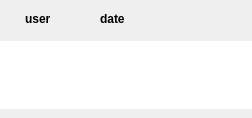
<?xml version="1.0" encoding="UTF-8"?>
<ui version="4.0">
 <class>SoundfontCommentCell</class>
 <widget class="QWidget" name="SoundfontCommentCell">
  <property name="geometry">
   <rect>
    <x>0</x>
    <y>0</y>
    <width>252</width>
    <height>118</height>
   </rect>
  </property>
  <property name="windowTitle">
   <string notr="true">Form</string>
  </property>
  <layout class="QGridLayout" name="gridLayout">
   <property name="leftMargin">
    <number>0</number>
   </property>
   <property name="topMargin">
    <number>0</number>
   </property>
   <property name="rightMargin">
    <number>0</number>
   </property>
   <property name="bottomMargin">
    <number>0</number>
   </property>
   <property name="horizontalSpacing">
    <number>0</number>
   </property>
   <item row="0" column="0" rowspan="2">
    <layout class="QHBoxLayout" name="leftBars"/>
   </item>
   <item row="0" column="1" rowspan="2">
    <layout class="QGridLayout" name="gridLayout_2">
     <property name="topMargin">
      <number>9</number>
     </property>
     <property name="bottomMargin">
      <number>9</number>
     </property>
     <property name="horizontalSpacing">
      <number>9</number>
     </property>
     <property name="verticalSpacing">
      <number>12</number>
     </property>
     <item row="0" column="5">
      <spacer name="horizontalSpacer">
       <property name="orientation">
        <enum>Qt::Horizontal</enum>
       </property>
       <property name="sizeHint" stdset="0">
        <size>
         <width>40</width>
         <height>20</height>
        </size>
       </property>
      </spacer>
     </item>
     <item row="0" column="1">
      <widget class="QLabel" name="labelUser">
       <property name="font">
        <font>
         <weight>75</weight>
         <bold>true</bold>
        </font>
       </property>
       <property name="text">
        <string notr="true">user</string>
       </property>
      </widget>
     </item>
     <item row="0" column="3">
      <widget class="QLabel" name="labelDateIcon">
       <property name="minimumSize">
        <size>
         <width>16</width>
         <height>0</height>
        </size>
       </property>
       <property name="maximumSize">
        <size>
         <width>16</width>
         <height>16777215</height>
        </size>
       </property>
       <property name="text">
        <string/>
       </property>
       <property name="alignment">
        <set>Qt::AlignCenter</set>
       </property>
      </widget>
     </item>
     <item row="0" column="0">
      <widget class="QLabel" name="labelUserIcon">
       <property name="minimumSize">
        <size>
         <width>16</width>
         <height>0</height>
        </size>
       </property>
       <property name="maximumSize">
        <size>
         <width>16</width>
         <height>16777215</height>
        </size>
       </property>
       <property name="text">
        <string/>
       </property>
       <property name="alignment">
        <set>Qt::AlignCenter</set>
       </property>
      </widget>
     </item>
     <item row="0" column="4">
      <widget class="QLabel" name="labelDate">
       <property name="font">
        <font>
         <weight>75</weight>
         <bold>true</bold>
        </font>
       </property>
       <property name="text">
        <string notr="true">date</string>
       </property>
      </widget>
     </item>
     <item row="1" column="0" colspan="6">
      <widget class="QTextBrowser" name="textComment">
       <property name="frameShape">
        <enum>QFrame::NoFrame</enum>
       </property>
      </widget>
     </item>
     <item row="0" column="2">
      <spacer name="horizontalSpacer_2">
       <property name="orientation">
        <enum>Qt::Horizontal</enum>
       </property>
       <property name="sizeType">
        <enum>QSizePolicy::Fixed</enum>
       </property>
       <property name="sizeHint" stdset="0">
        <size>
         <width>6</width>
         <height>20</height>
        </size>
       </property>
      </spacer>
     </item>
    </layout>
   </item>
  </layout>
 </widget>
 <resources/>
 <connections/>
</ui>
